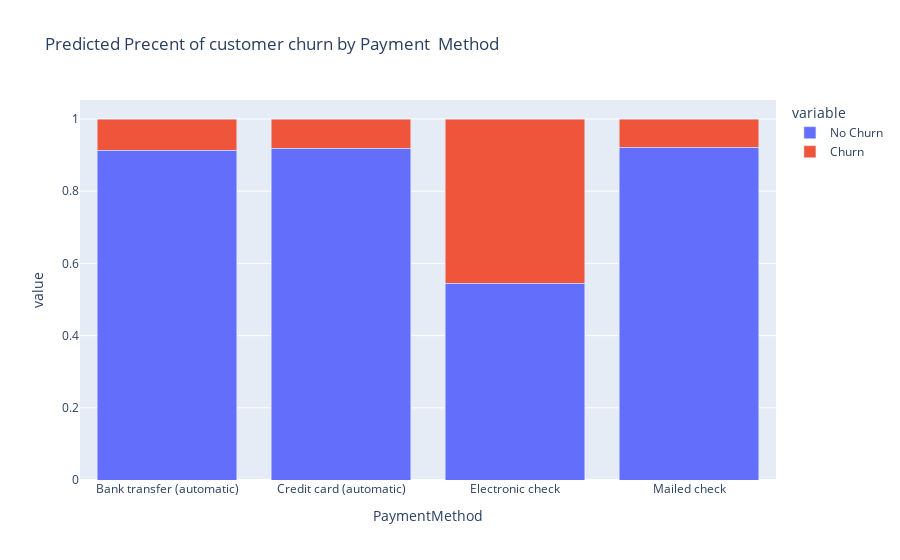

Notebook source saved alongside this figure:
### Markdown cell above
## 1 . Payment Method

### Code cell
payment_churn = test.groupby('PaymentMethod')['Churn'].value_counts(normalize=True).unstack().reset_index()
payment_churn.rename(columns={'No': 'No Churn', 'Yes': 'Churn'}, inplace=True)

fig = px.bar(payment_churn, x='PaymentMethod', y=['No Churn', 'Churn'], barmode='stack', title='Predicted Precent of customer churn by Payment  Method')
fig.show()

### Figure 1 — Plotly figure (JSON) as saved in the notebook; plotly's stock layout.template omitted (floating-point values rounded to 4 significant figures)
{"data": [{"alignmentgroup": "True", "hovertemplate": "variable=No Churn<br>PaymentMethod=%{x}<br>value=%{y}<extra></extra>", "legendgroup": "No Churn", "marker": {"color": "#636efa", "pattern": {"shape": ""}}, "name": "No Churn", "offsetgroup": "No Churn", "orientation": "v", "showlegend": true, "textposition": "auto", "type": "bar", "x": ["Bank transfer (automatic)", "Credit card (automatic)", "Electronic check", "Mailed check"], "xaxis": "x", "y": [0.9141, 0.919, 0.5444, 0.9215], "yaxis": "y"}, {"alignmentgroup": "True", "hovertemplate": "variable=Churn<br>PaymentMethod=%{x}<br>value=%{y}<extra></extra>", "legendgroup": "Churn", "marker": {"color": "#EF553B", "pattern": {"shape": ""}}, "name": "Churn", "offsetgroup": "Churn", "orientation": "v", "showlegend": true, "textposition": "auto", "type": "bar", "x": ["Bank transfer (automatic)", "Credit card (automatic)", "Electronic check", "Mailed check"], "xaxis": "x", "y": [0.08592, 0.08102, 0.4556, 0.07851], "yaxis": "y"}], "layout": {"barmode": "stack", "legend": {"title": {"text": "variable"}, "tracegroupgap": 0}, "title": {"text": "Predicted Precent of customer churn by Payment  Method"}, "xaxis": {"anchor": "y", "domain": [0, 1], "title": {"text": "PaymentMethod"}}, "yaxis": {"anchor": "x", "domain": [0, 1], "title": {"text": "value"}}}}
